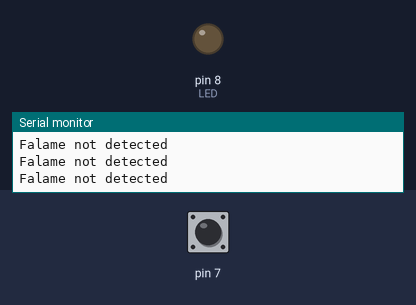
This sketch was run on a simulated Arduino Uno, built with avr-gcc and run on an emulated ATmega328P. Parts: output pins drawn as LEDs (lit = HIGH), the last lines printed to the serial monitor. Dashed ring = blinking. Inputs (shaded band) come from the test bench; at power-on: pin 7 HIGH.

Above: at 1.2 s.
1.3 s: pin 7 pulled LOW for 0.15 s
At 1.39 s:
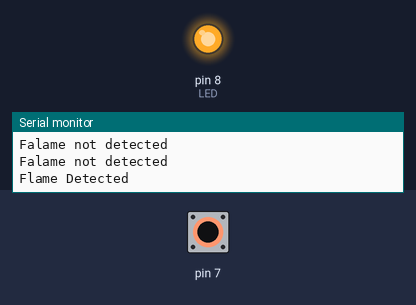
2.9 s: pin 7 pulled LOW for 1 s
At 4.8 s:
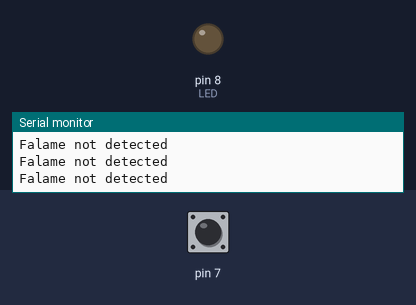
6.9 s: pin 7 pulsed LOW 2 times (0.12 s each, 0.3 s apart)
At 7.26 s:
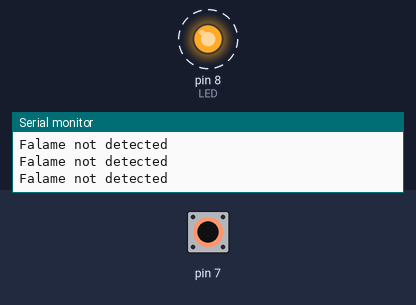
10.5 s: pin 7 pulled LOW for 3.2 s
At 11.2 s:
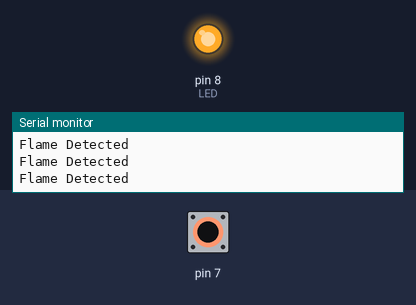
15.2 s: pin 7 driven LOW
At 16.1 s:
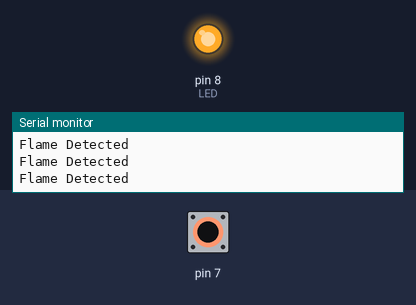
18.2 s: pin 7 driven HIGH
At 19.6 s:
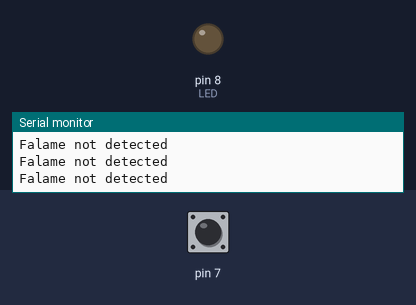
Timing chart, 0 to 21.2 s (numbered marks = the images above; inputs shaded):
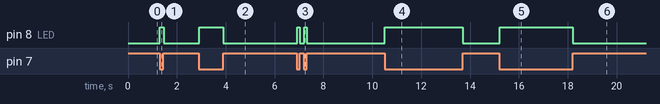

Measured:
- after the input at 1.3 s, pin 8 (LED): LOW → HIGH at once, → LOW 0.15 s later
- after the input at 2.9 s, pin 8 (LED): LOW → HIGH at once, → LOW 0.98 s later
- after the input at 6.9 s, pin 8 (LED): alternates HIGH for 0.12 s and LOW for 0.17 s, 4 changes in all, then stays LOW, starting at once
- after the input at 10.5 s, pin 8 (LED): LOW → HIGH at once, → LOW 3.2 s later
- after the input at 15.2 s, pin 8 (LED): LOW → HIGH at once
- after the input at 18.2 s, pin 8 (LED): HIGH → LOW at once

The sketch:

flame-1-sensor.ino
```cpp
void setup() {

pinMode(8,OUTPUT);//LED
pinMode(7,INPUT);
digitalWrite(7,HIGH);
Serial.begin(9600);

}

void loop() {
  if(digitalRead(7)==LOW){
    digitalWrite(8,HIGH);
    Serial.println("Flame Detected");
  }
  else{
    digitalWrite(8,LOW);
    Serial.println("Falame not detected");
  }
}
```
